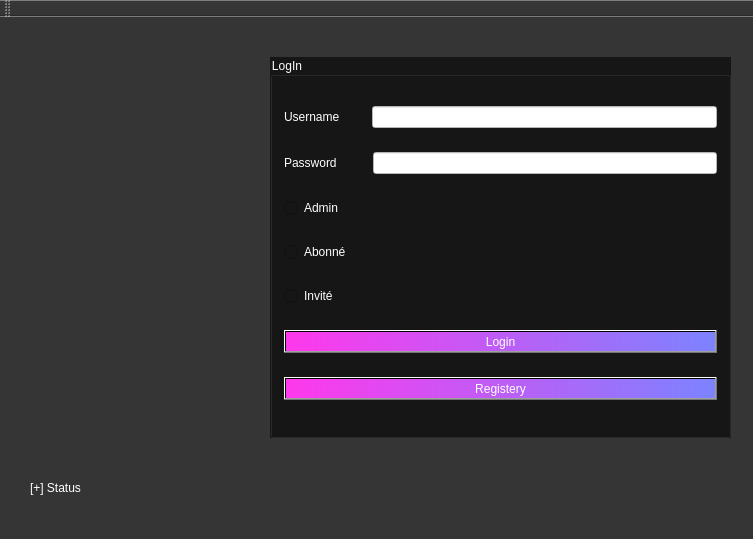
<?xml version="1.0" encoding="UTF-8"?>
<ui version="4.0">
 <class>MainWindow</class>
 <widget class="QMainWindow" name="MainWindow">
  <property name="geometry">
   <rect>
    <x>0</x>
    <y>0</y>
    <width>753</width>
    <height>539</height>
   </rect>
  </property>
  <property name="windowTitle">
   <string>MainWindow</string>
  </property>
  <property name="styleSheet">
   <string notr="true">background-color: rgb(53, 53, 53);</string>
  </property>
  <widget class="QWidget" name="centralWidget">
   <widget class="QGroupBox" name="groupBox">
    <property name="geometry">
     <rect>
      <x>270</x>
      <y>40</y>
      <width>461</width>
      <height>381</height>
     </rect>
    </property>
    <property name="styleSheet">
     <string notr="true">background-color: rgb(22, 22, 22);
color: rgb(255, 255, 255);</string>
    </property>
    <property name="title">
     <string>LogIn</string>
    </property>
    <layout class="QVBoxLayout" name="verticalLayout">
     <item>
      <layout class="QHBoxLayout" name="horizontalLayout">
       <item>
        <widget class="QLabel" name="label">
         <property name="styleSheet">
          <string notr="true">color: rgb(255, 255, 255);
font: 75 italic 14pt &quot;Nirmala UI&quot;;</string>
         </property>
         <property name="text">
          <string>Username        </string>
         </property>
        </widget>
       </item>
       <item>
        <widget class="QLineEdit" name="lineEdit_username">
         <property name="styleSheet">
          <string notr="true">background-color: rgb(255, 255, 255);
color: rgb(0, 0, 0);</string>
         </property>
         <property name="maxLength">
          <number>20</number>
         </property>
        </widget>
       </item>
      </layout>
     </item>
     <item>
      <layout class="QHBoxLayout" name="horizontalLayout_2">
       <item>
        <widget class="QLabel" name="label_2">
         <property name="styleSheet">
          <string notr="true">color: rgb(255, 255, 255);
font: 75 italic 14pt &quot;Nirmala UI&quot;;</string>
         </property>
         <property name="text">
          <string>Password         </string>
         </property>
        </widget>
       </item>
       <item>
        <widget class="QLineEdit" name="lineEdit_2_password">
         <property name="styleSheet">
          <string notr="true">background-color: rgb(255, 255, 255);
color: rgb(0, 0, 0);</string>
         </property>
         <property name="maxLength">
          <number>20</number>
         </property>
         <property name="echoMode">
          <enum>QLineEdit::PasswordEchoOnEdit</enum>
         </property>
        </widget>
       </item>
      </layout>
     </item>
     <item>
      <widget class="QRadioButton" name="radioadmin">
       <property name="styleSheet">
        <string notr="true">color: rgb(255, 255, 255);
font: 75 10pt &quot;MS PGothic&quot;;</string>
       </property>
       <property name="text">
        <string>Admin</string>
       </property>
      </widget>
     </item>
     <item>
      <widget class="QRadioButton" name="radiouser">
       <property name="styleSheet">
        <string notr="true">color: rgb(255, 255, 255);
font: 75 10pt &quot;MS PGothic&quot;;</string>
       </property>
       <property name="text">
        <string>Abonné</string>
       </property>
      </widget>
     </item>
     <item>
      <widget class="QRadioButton" name="radioButton_invite">
       <property name="styleSheet">
        <string notr="true">color: rgb(255, 255, 255);
font: 75 10pt &quot;MS PGothic&quot;;</string>
       </property>
       <property name="text">
        <string>Invité</string>
       </property>
      </widget>
     </item>
     <item>
      <widget class="QPushButton" name="pushButton_login">
       <property name="styleSheet">
        <string notr="true">background-color: qlineargradient(spread:pad, x1:0, y1:0, x2:1, y2:0, stop:0 rgba(255, 56, 236, 255), stop:1 rgba(124, 131, 255, 255));
font: 75 10pt &quot;Algerian&quot;;
color: rgb(255, 255, 255);</string>
       </property>
       <property name="text">
        <string>Login</string>
       </property>
      </widget>
     </item>
     <item>
      <widget class="QPushButton" name="pushButton_Registry">
       <property name="styleSheet">
        <string notr="true">background-color: qlineargradient(spread:pad, x1:0, y1:0, x2:1, y2:0, stop:0 rgba(255, 56, 236, 255), stop:1 rgba(124, 131, 255, 255));
font: 75 10pt &quot;Algerian&quot;;
color: rgb(255, 255, 255);</string>
       </property>
       <property name="text">
        <string>Registery</string>
       </property>
      </widget>
     </item>
    </layout>
   </widget>
   <widget class="QLabel" name="label_picture">
    <property name="geometry">
     <rect>
      <x>10</x>
      <y>80</y>
      <width>231</width>
      <height>311</height>
     </rect>
    </property>
    <property name="text">
     <string/>
    </property>
   </widget>
   <widget class="QLabel" name="label_db">
    <property name="geometry">
     <rect>
      <x>30</x>
      <y>440</y>
      <width>251</width>
      <height>61</height>
     </rect>
    </property>
    <property name="styleSheet">
     <string notr="true">color: rgb(255, 255, 255);
font: 75 italic 14pt &quot;Nirmala UI&quot;;</string>
    </property>
    <property name="text">
     <string>[+] Status</string>
    </property>
   </widget>
  </widget>
  <widget class="QToolBar" name="mainToolBar">
   <attribute name="toolBarArea">
    <enum>TopToolBarArea</enum>
   </attribute>
   <attribute name="toolBarBreak">
    <bool>false</bool>
   </attribute>
  </widget>
  <widget class="QStatusBar" name="statusBar"/>
 </widget>
 <layoutdefault spacing="6" margin="11"/>
 <resources/>
 <connections/>
</ui>
